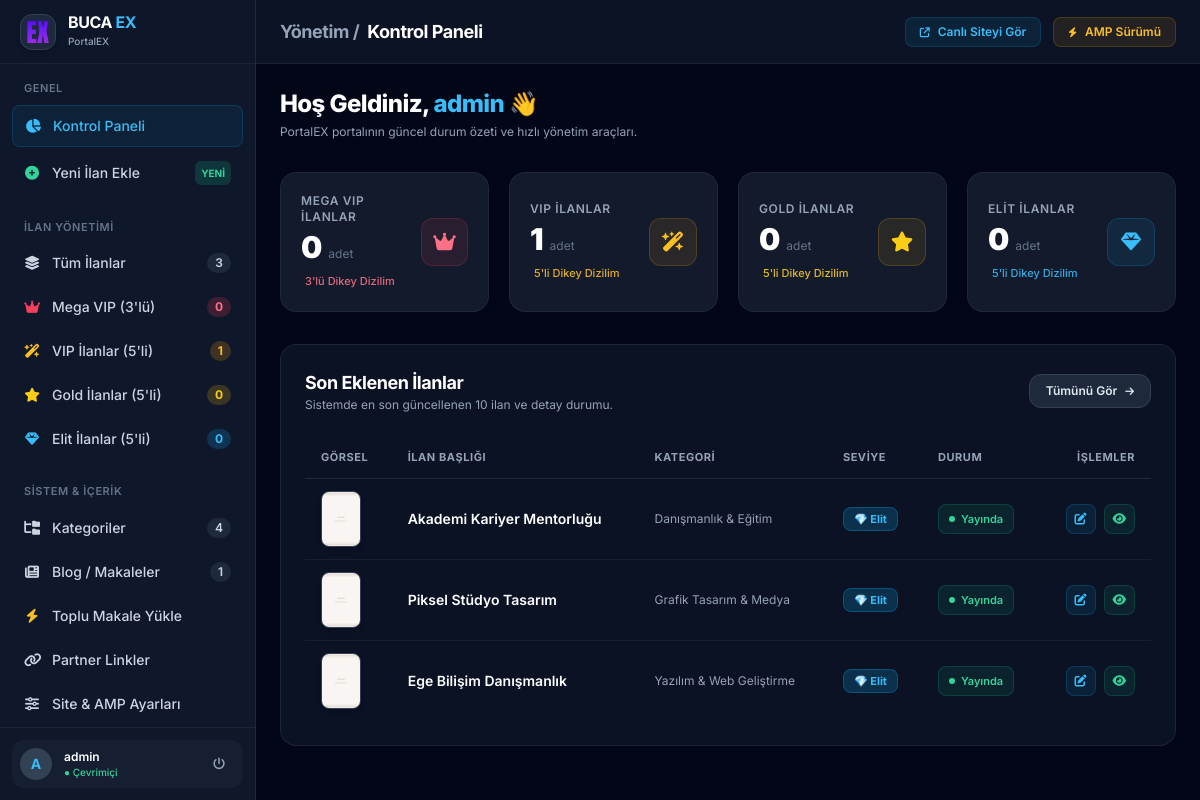
The page /admin/index.php (signed in) on the database its author committed.
### tables this page shows
CREATE TABLE `uyeler` (
  `id` INT NOT NULL AUTO_INCREMENT,
  `isim` VARCHAR(255) NOT NULL,
  `telefon` VARCHAR(50) DEFAULT '',
  `sehir` VARCHAR(100) DEFAULT 'İzmir',
  `semt` VARCHAR(100) DEFAULT 'Merkez',
  `kategori` INT DEFAULT 1,
  `resim` VARCHAR(255) DEFAULT 'placeholder.jpg',
  `aciklama` TEXT,
  `seviye` VARCHAR(50) DEFAULT 'Standart',
  `sira` INT DEFAULT 0,
  `durum` VARCHAR(50) DEFAULT 'Yayında',
  `seo` VARCHAR(255) NOT NULL,
  `tarih` VARCHAR(50) DEFAULT '',
  `btarih` VARCHAR(50) DEFAULT '',
  PRIMARY KEY (`id`),
  KEY `idx_uyeler_durum` (`durum`),
  KEY `idx_uyeler_seo` (`seo`),
  KEY `idx_uyeler_kat` (`kategori`)
);

CREATE TABLE `kategori` (
  `id` INT NOT NULL AUTO_INCREMENT,
  `baslik` VARCHAR(255) NOT NULL,
  `seo` VARCHAR(255) NOT NULL,
  `odak` VARCHAR(255) DEFAULT 'İzmir',
  `meta` TEXT,
  `anahtar` TEXT,
  `aciklama` TEXT,
  PRIMARY KEY (`id`),
  KEY `idx_kat_seo` (`seo`)
);

### admin/index.php (the view)
<?php require_once('header.php'); ?>
<div class="mb-8">
    <h2 class="text-2xl font-extrabold text-white tracking-tight">Hoş Geldiniz, <span class="text-sky-400"><?= htmlspecialchars($_SESSION['site_user']); ?></span> 👋</h2>
    <p class="text-xs text-slate-400 mt-1">PortalEX portalının güncel durum özeti ve hızlı yönetim araçları.</p>
</div>
<div class="grid grid-cols-1 sm:grid-cols-2 lg:grid-cols-4 gap-5 mb-8">
    <a href="ilanlar.php?seviye=mega" class="glass-card p-5 rounded-2xl flex items-center justify-between group transition-all">
        <div>
            <span class="text-xs font-semibold text-slate-400 uppercase tracking-wider block mb-1">Mega VIP İlanlar</span>
            <div class="text-3xl font-black text-white group-hover:text-rose-400 transition-colors"><?= $stats['mega_count']; ?> <span class="text-xs font-normal text-slate-500">adet</span></div>
            <span class="text-[11px] text-rose-400/90 font-medium inline-block mt-2"><i class="fa-solid fa-grid-2 text-[10px] mr-1"></i>3'lü Dikey Dizilim</span>
        </div>
        <div class="w-12 h-12 rounded-xl bg-rose-500/10 border border-rose-500/20 text-rose-400 flex items-center justify-center text-xl group-hover:scale-110 transition-transform">
            <i class="fa-solid fa-crown"></i>
        </div>
    </a>
    <a href="ilanlar.php?seviye=vip" class="glass-card p-5 rounded-2xl flex items-center justify-between group transition-all">
        <div>
            <span class="text-xs font-semibold text-slate-400 uppercase tracking-wider block mb-1">VIP İlanlar</span>
            <div class="text-3xl font-black text-white group-hover:text-amber-400 transition-colors"><?= $stats['vip_count']; ?> <span class="text-xs font-normal text-slate-500">adet</span></div>
            <span class="text-[11px] text-amber-400/90 font-medium inline-block mt-2"><i class="fa-solid fa-grid-2 text-[10px] mr-1"></i>5'li Dikey Dizilim</span>
        </div>
        <div class="w-12 h-12 rounded-xl bg-amber-500/10 border border-amber-500/20 text-amber-400 flex items-center justify-center text-xl group-hover:scale-110 transition-transform">
            <i class="fa-solid fa-wand-magic-sparkles"></i>
        </div>
    </a>
    <a href="ilanlar.php?seviye=gold" class="glass-card p-5 rounded-2xl flex items-center justify-between group transition-all">
        <div>
            <span class="text-xs font-semibold text-slate-400 uppercase tracking-wider block mb-1">Gold İlanlar</span>
            <div class="text-3xl font-black text-white group-hover:text-yellow-400 transition-colors"><?= $stats['gold_count']; ?> <span class="text-xs font-normal text-slate-500">adet</span></div>
            <span class="text-[11px] text-yellow-400/90 font-medium inline-block mt-2"><i class="fa-solid fa-grid-2 text-[10px] mr-1"></i>5'li Dikey Dizilim</span>
        </div>
        <div class="w-12 h-12 rounded-xl bg-yellow-500/10 border border-yellow-500/20 text-yellow-400 flex items-center justify-center text-xl group-hover:scale-110 transition-transform">
            <i class="fa-solid fa-star"></i>
        </div>
    </a>
    <a href="ilanlar.php?seviye=elit" class="glass-card p-5 rounded-2xl flex items-center justify-between group transition-all">
        <div>
            <span class="text-xs font-semibold text-slate-400 uppercase tracking-wider block mb-1">Elit İlanlar</span>
            <div class="text-3xl font-black text-white group-hover:text-sky-400 transition-colors"><?= $stats['elit_count']; ?> <span class="text-xs font-normal text-slate-500">adet</span></div>
            <span class="text-[11px] text-sky-400/90 font-medium inline-block mt-2"><i class="fa-solid fa-grid-2 text-[10px] mr-1"></i>5'li Dikey Dizilim</span>
        </div>
        <div class="w-12 h-12 rounded-xl bg-sky-500/10 border border-sky-500/20 text-sky-400 flex items-center justify-center text-xl group-hover:scale-110 transition-transform">
            <i class="fa-solid fa-gem"></i>
        </div>
    </a>
</div>
<div class="glass-panel rounded-2xl p-6">
    <div class="flex items-center justify-between mb-6">
        <div>
            <h3 class="text-lg font-bold text-white tracking-tight">Son Eklenen İlanlar</h3>
            <p class="text-xs text-slate-400">Sistemde en son güncellenen 10 ilan ve detay durumu.</p>
        </div>
        <a href="ilanlar.php" class="px-4 py-2 bg-slate-800 hover:bg-slate-700 text-slate-200 text-xs font-semibold rounded-xl border border-slate-700 transition-all flex items-center gap-2">
            <span>Tümünü Gör</span>
            <i class="fa-solid fa-arrow-right text-[10px]"></i>
        </a>
    </div>
    <?php
    $recentQuery = $conn->query("
        SELECT u.id, u.seo, u.isim, u.resim, u.seviye, u.durum, u.btarih, k.baslik AS kategori_baslik
        FROM uyeler u
        LEFT JOIN kategori k ON u.kategori = k.id
        ORDER BY u.id DESC LIMIT 10
    ")->fetchAll(PDO::FETCH_ASSOC);
    ?>
    <div class="overflow-x-auto">
        <table class="w-full text-left border-collapse">
            <thead>
                <tr class="border-b border-slate-800 text-[11px] font-bold text-slate-400 uppercase tracking-wider">
                    <th class="py-3 px-4">Görsel</th>
                    <th class="py-3 px-4">İlan Başlığı</th>
                    <th class="py-3 px-4">Kategori</th>
                    <th class="py-3 px-4">Seviye</th>
                    <th class="py-3 px-4">Durum</th>
                    <th class="py-3 px-4 text-right">İşlemler</th>
                </tr>
            </thead>
            <tbody class="divide-y divide-slate-800/60 text-sm">
                <?php foreach($recentQuery as $row): ?>
                <tr class="hover:bg-slate-800/40 transition-colors group">
                    <td class="py-3 px-4">
                        <img src="../modelresim/<?= htmlspecialchars($row['resim'] ?: 'resimyok.png'); ?>" alt="" class="w-10 h-14 object-cover rounded-lg border border-slate-700 shadow-md">
                    </td>
                    <td class="py-3 px-4 font-semibold text-white group-hover:text-sky-400 transition-colors">
                        <?= htmlspecialchars($row['isim']); ?>
                    </td>
                    <td class="py-3 px-4 text-xs text-slate-400">
                        <?= htmlspecialchars($row['kategori_baslik'] ?? 'Genel'); ?>
                    </td>
                    <td class="py-3 px-4">
                        <?php if ($row['seviye'] == 'mega'): ?>
                            <span class="px-2.5 py-1 text-[11px] font-bold bg-rose-500/20 text-rose-400 border border-rose-500/30 rounded-lg">👑 Mega VIP</span>
                        <?php elseif ($row['seviye'] == 'vip'): ?>
                            <span class="px-2.5 py-1 text-[11px] font-bold bg-amber-500/20 text-amber-400 border border-amber-500/30 rounded-lg">✨ VIP</span>
                        <?php elseif ($row['seviye'] == 'gold'): ?>
                            <span class="px-2.5 py-1 text-[11px] font-bold bg-yellow-500/20 text-yellow-400 border border-yellow-500/30 rounded-lg">⭐ Gold</span>
                        <?php else: ?>
                            <span class="px-2.5 py-1 text-[11px] font-bold bg-sky-500/20 text-sky-400 border border-sky-500/30 rounded-lg">💎 Elit</span>
                        <?php endif; ?>
                    </td>
                    <td class="py-3 px-4">
                        <span class="inline-flex items-center gap-1.5 px-2.5 py-1 text-[11px] font-semibold bg-emerald-500/10 text-emerald-400 border border-emerald-500/20 rounded-lg">
                            <span class="w-1.5 h-1.5 rounded-full bg-emerald-400 animate-pulse"></span> Yayında
                        </span>
                    </td>
                    <td class="py-3 px-4 text-right space-x-1">
                        <a href="ilan-duzenle.php?id=<?= $row['id']; ?>" class="p-2 rounded-lg bg-sky-500/10 hover:bg-sky-500/20 text-sky-400 border border-sky-500/20 text-xs transition-all inline-flex items-center justify-center" title="Düzenle">
                            <i class="fa-solid fa-pen-to-square"></i>
                        </a>
                        <a href="../ilan/<?= htmlspecialchars($row['seo']); ?>/<?= $row['id']; ?>.html" target="_blank" class="p-2 rounded-lg bg-emerald-500/10 hover:bg-emerald-500/20 text-emerald-400 border border-emerald-500/20 text-xs transition-all inline-flex items-center justify-center" title="Sitede Gör">
                            <i class="fa-solid fa-eye"></i>
                        </a>
                    </td>
                </tr>
                <?php endforeach; ?>
            </tbody>
        </table>
    </div>
</div>
<?php require_once('footer.php'); ?>

### admin/header.php (style rules this page uses)
body { font-family: 'Inter', sans-serif; }
.glass-panel { background: rgba(15, 23, 42, 0.75); backdrop-filter: blur(12px); border: 1px solid rgba(255, 255, 255, 0.08); }
.glass-card { background: rgba(30, 41, 59, 0.6); backdrop-filter: blur(8px); border: 1px solid rgba(255, 255, 255, 0.06); }

### rows shown on the page
uyeler: resim (placeholder picture), isim "Akademi Kariyer Mentorluğu", kategori.baslik "Danışmanlık & Eğitim", seviye "💎 Elit"
uyeler: resim (placeholder picture), isim "Piksel Stüdyo Tasarım", kategori.baslik "Grafik Tasarım & Medya", seviye "💎 Elit"
uyeler: resim (placeholder picture), isim "Ege Bilişim Danışmanlık", kategori.baslik "Yazılım & Web Geliştirme", seviye "💎 Elit"

### other values the page prints
$stats['total_ilan'] "3"
$stats['mega_count'] "0"
$stats['vip_count'] "1"
$stats['gold_count'] "0"
$stats['elit_count'] "0"
$kat_count "4"
$blog_count "1"
substr($_SESSION['site_user'] ?? 'A', 0, 1) "A"
$_SESSION['site_user'] "admin"
